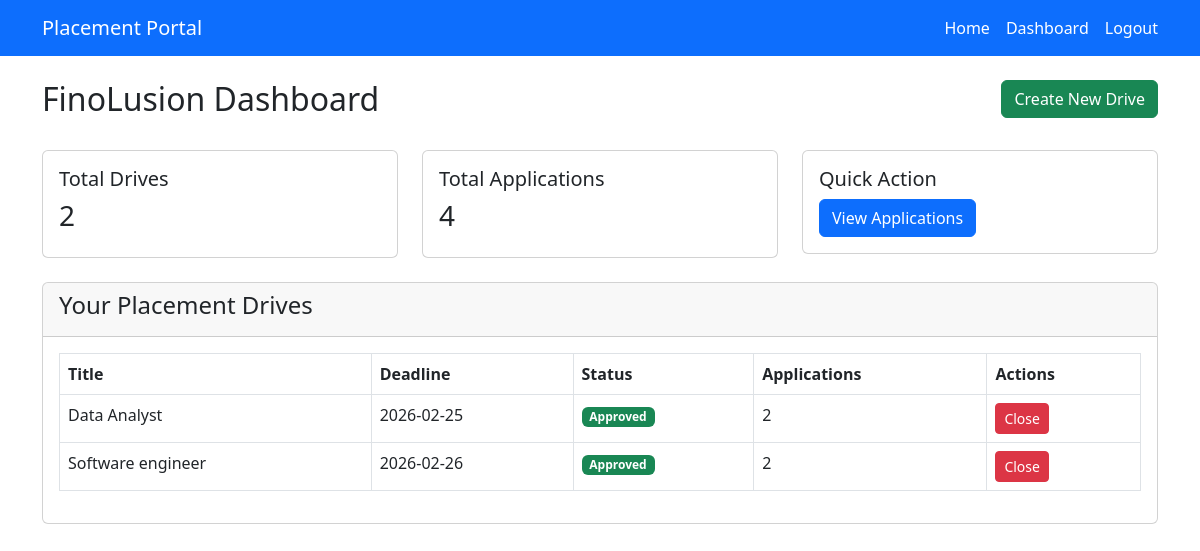
The page /company/dashboard (signed in) on the database its author committed.
### models.py (models this page shows)
class Company(db.Model):
    id = db.Column(db.Integer, primary_key=True)
    name = db.Column(db.String(100), nullable=False)
    email = db.Column(db.String(100), unique=True, nullable=False)
    password = db.Column(db.String(200), nullable=False)
    website = db.Column(db.String(200))
    hr_contact = db.Column(db.String(20))
    is_approved = db.Column(db.Boolean, default=False)
    is_blacklisted = db.Column(db.Boolean, default=False)
    created_at = db.Column(db.DateTime, default=datetime.utcnow)
    job_positions = db.relationship("JobPosition", backref="company", lazy=True)

class JobPosition(db.Model):
    id = db.Column(db.Integer, primary_key=True)
    company_id = db.Column(db.Integer, db.ForeignKey("company.id"), nullable=False)
    title = db.Column(db.String(100), nullable=False)
    description = db.Column(db.Text)
    eligibility = db.Column(db.String(200))
    deadline = db.Column(db.Date)
    posted_date = db.Column(db.DateTime, default=datetime.utcnow)
    skills = db.Column(db.String(200))
    experience = db.Column(db.String(50))
    salary = db.Column(db.String(50))
    status = db.Column(db.String(20), default="Pending")
    applications = db.relationship("Application", backref="job_position", lazy=True)

### app.py (the view)
    @app.route("/company/dashboard")
    @login_required("company")
    def company_dashboard():
        company_id = session.get("user_id")
        company = Company.query.get_or_404(company_id)
        jobs = JobPosition.query.filter_by(
            company_id=company_id
        ).all()
        total_applications = sum(len(job.applications) for job in jobs)
        return render_template(
            "dashboards/company.html",
            company=company,
            jobs=jobs,
            total_applications=total_applications
        )

### templates/dashboards/company.html (shortened to what this page needs)
{% extends "base.html" %}
{% block content %}
<div class="row mb-4">
    <div class="col">
        <h2>{{ company.name }} Dashboard</h2>
    </div>
    <div class="col text-end">
        <a href="{{ url_for('post_job') }}" class="btn btn-success">
            Create New Drive
        </a>
    </div>
</div>
<div class="row mb-4">
    <div class="col-md-4">
        <div class="card">
            <div class="card-body">
                <h5>Total Drives</h5>
                <h3>{{ jobs|length }}</h3>
            </div>
        </div>
    </div>
    <div class="col-md-4">
        <div class="card">
            <div class="card-body">
                <h5>Total Applications</h5>
                <h3>{{ total_applications }}</h3>
            </div>
        </div>
    </div>
    <div class="col-md-4">
        <div class="card">
            <div class="card-body">
                <h5>Quick Action</h5>
                <a href="{{ url_for('company_applications') }}" class="btn btn-primary">
                    View Applications
                </a>
            </div>
        </div>
    </div>
</div>
<div class="card">
    <div class="card-header">
        <h4>Your Placement Drives</h4>
    </div>
    <div class="card-body">
        <table class="table table-bordered">
            <thead>
                <tr>
                    <th>Title</th>
                    <th>Deadline</th>
                    <th>Status</th>
                    <th>Applications</th>
                    <th>Actions</th>
                </tr>
            </thead>
            <tbody>
                {% for job in jobs %}
                <tr>
                    <td>{{ job.title }}</td>
                    <td>{{ job.deadline }}</td>
                    <td>
                        {% if job.status == 'Approved' %}
                        <span class="badge bg-success">Approved</span>
                        {% elif job.status == 'Pending' %}
                        <span class="badge bg-warning text-dark">Pending</span>
                        {% else %}
                        <span class="badge bg-danger">{{ job.status }}</span>
                        {% endif %}
                    </td>
                    <td>{{ job.applications|length }}</td>
                    <td>
                        {% if job.status != 'Closed' %}
                        <a href="{{ url_for('update_job_status', job_id=job.id, status='Closed') }}"
                           class="btn btn-sm btn-danger">
                            Close
                        </a>
                        {% endif %}
                    </td>
                </tr>
                {% else %}
                <tr>
                    <td colspan="5" class="text-center">
                        No jobs posted yet.
                    </td>
                </tr>
                {% endfor %}
            </tbody>
        </table>
    </div>
</div>
{% endblock %}

### rows shown on the page
Company: name "FinoLusion"
JobPosition: title "Data Analyst", deadline "2026-02-25", status "Approved", applications|length "2"
JobPosition: title "Software engineer", deadline "2026-02-26", status "Approved", applications|length "2"

### other values the page prints
{{ jobs|length }} "2"
{{ total_applications }} "4"
